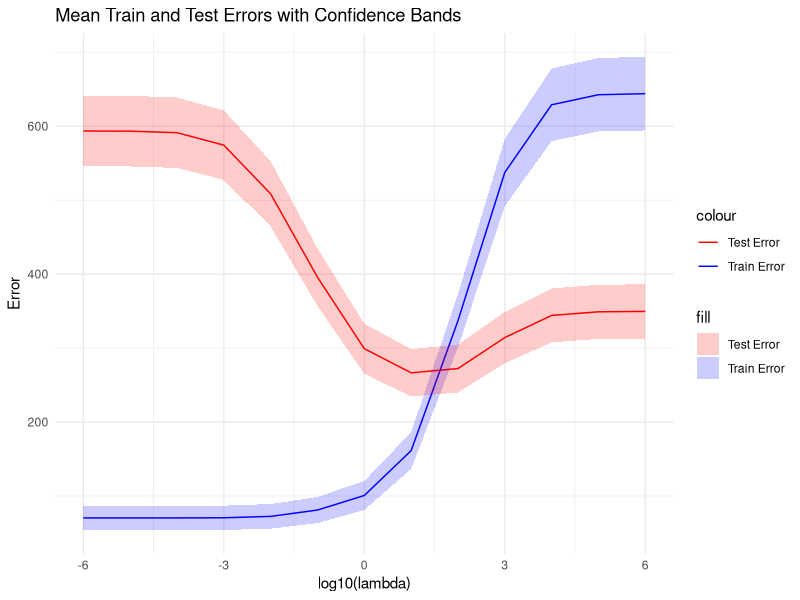
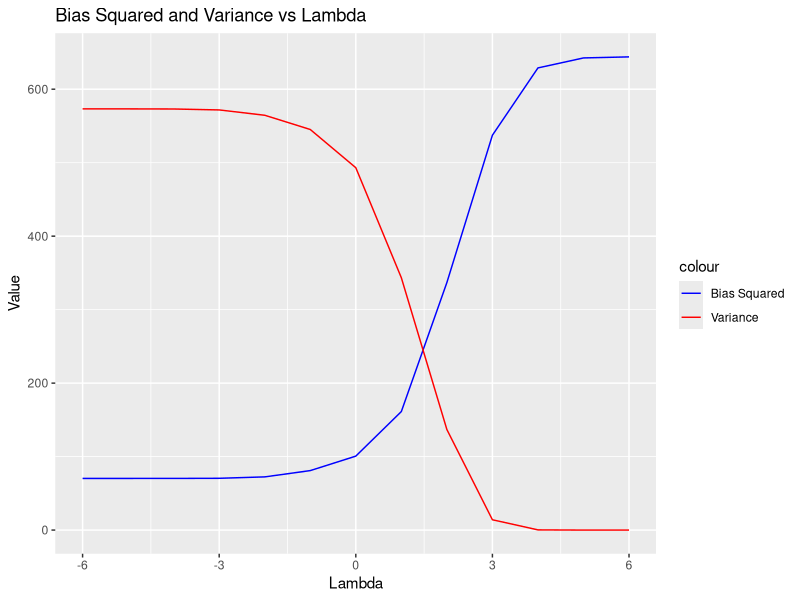
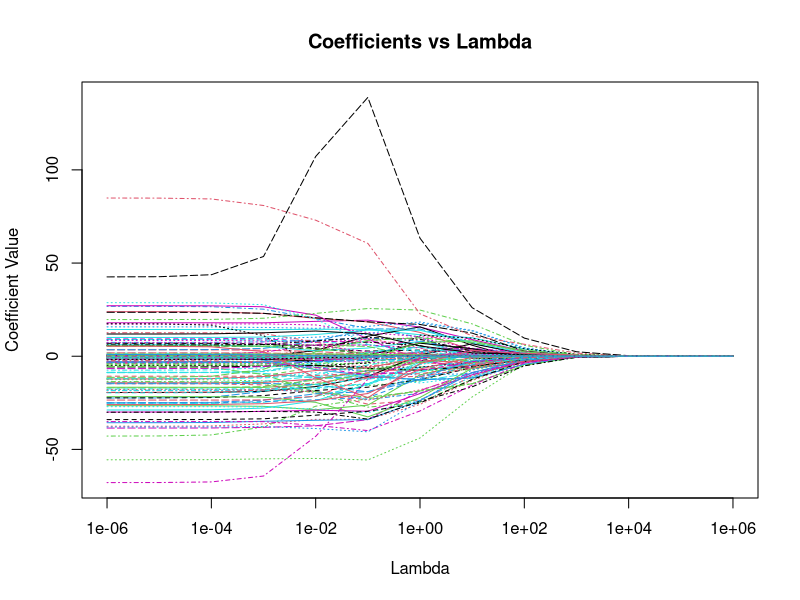

These figures' R source, in order:
# Load necessary libraries
library(readxl)
library(dplyr)
library(tidyr)
library(caret)
library(glmnet)
library(ggplot2)
library(reshape2)

# Load the data
setwd("C:/Users/Karan/Desktop/Dissertation")
data <- read_excel("Player_Valuation.xlsx")

# Remove rows with missing values
data_clean <- na.omit(data)

# Separate predictors and response
X <- data_clean %>% select(-Ranking, -Player, -Market_Value)
y <- data_clean$Market_Value

# Encode categorical variables
X_encoded <- model.matrix(~., data = X)

prop_train_examples <- 0.6

# Split the data
set.seed(42)
trainIndex <- createDataPartition(y, p = prop_train_examples, list = FALSE)
X_train_val <- X_encoded[trainIndex,]
y_train_val <- y[trainIndex]
X_test <- X_encoded[-trainIndex,]
y_test <- y[-trainIndex]

trainIndex <- createDataPartition(y_train_val, p = 0.75, list = FALSE)
X_train <- X_train_val[trainIndex,]
y_train <- as.matrix(y_train_val[trainIndex])
X_val <- X_train_val[-trainIndex,]
y_val <- y_train_val[-trainIndex]

# Range of lambda values
lambdas <- 10^seq(-6, 6, by = 1)

# Data frame to store results
results <- data.frame()

# Loop through lambda values
for (alpha in lambdas) {
  model <- glmnet(X_train, y_train, alpha = 0, lambda = alpha)
  
  # Train and Test Errors
  train_pred <- predict(model, X_train)
  test_pred <- predict(model, X_test)
  train_error <- mean((y_train - train_pred)^2)
  test_error <- mean((y_test - test_pred)^2)
  
  # Bias Squared and Variance
  
  bias_sq <- mean((y_train - train_pred)^2)
  variance <- mean((train_pred - mean(train_pred))^2)
  
  # Add to results data frame
  results <- rbind(results, data.frame(Lambda=alpha, TrainError=train_error, TestError=test_error, BiasSquared=bias_sq, Variance=variance))
}

# Plot Train and Test Errors vs Lambda (with confidence bands)
ggplot(results, aes(x=log10(Lambda))) +
  geom_line(aes(y=TrainError, color="Train Error")) +
  geom_line(aes(y=TestError, color="Test Error")) +
  geom_ribbon(aes(ymin=TrainError-1.96*sqrt(TrainError), ymax=TrainError+1.96*sqrt(TrainError), fill="Train Error"), alpha=0.2) +
  geom_ribbon(aes(ymin=TestError-1.96*sqrt(TestError), ymax=TestError+1.96*sqrt(TestError), fill="Test Error"), alpha=0.2) +
  scale_color_manual(values = c("Train Error" = "blue", "Test Error" = "red")) +
  scale_fill_manual(values = c("Train Error" = "blue", "Test Error" = "red")) +
  labs(x = "log10(lambda)", y = "Error", title = "Mean Train and Test Errors with Confidence Bands") +
  theme_minimal() 

# Plot Bias Squared and Variance vs Lambda
ggplot(results, aes(x=log10(Lambda))) +
  geom_line(aes(y=BiasSquared, color="Bias Squared")) +
  geom_line(aes(y=Variance, color="Variance")) +
  labs(title="Bias Squared and Variance vs Lambda", x="Lambda", y="Value") +
  scale_color_manual(values=c("Bias Squared"="blue", "Variance"="red"))


# Initialize a matrix to store coefficients
coefficients <- matrix(0, nrow=length(lambdas), ncol=ncol(X_encoded))

# Loop through lambda values to collect coefficients
for (i in seq_along(lambdas)) {
  alpha <- lambdas[i]
  model <- glmnet(X_train, y_train, alpha = 0, lambda = alpha)
  coefficients[i,] <- as.numeric(coef(model)[-1]) # Removing intercept
}

# Plot Coefficients vs Lambda using matplot
matplot(lambdas, coefficients, type="l", log="x", xlab="Lambda", ylab="Coefficient Value", main="Coefficients vs Lambda")